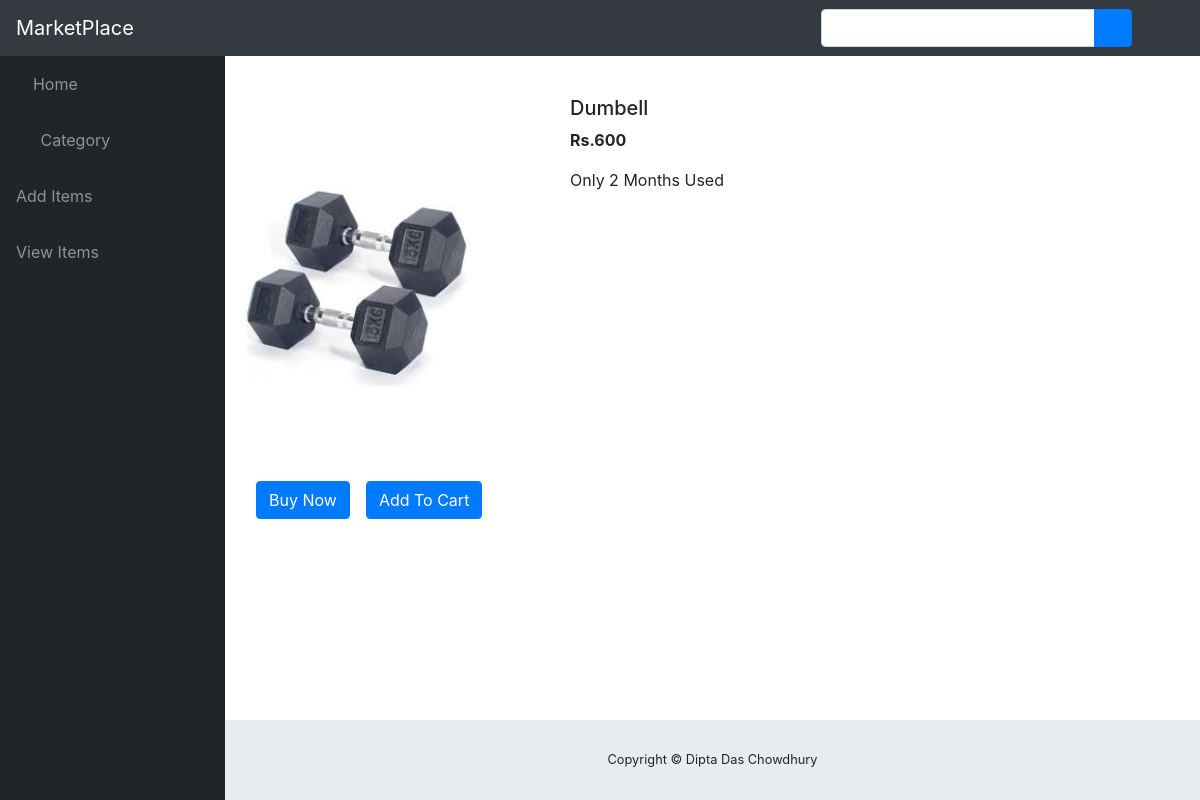
Screenshot of /first_app/products/1 (signed in) with the database file from the repository.
### first_app/models.py (models this page shows, shortened)
class Product_Details(models.Model):
    user=models.ForeignKey(settings.AUTH_USER_MODEL,
    null=True, blank=True,on_delete=models.SET_NULL)
    Product_Name=models.CharField(max_length=120)
    Category=models.CharField(max_length=120,choices=Category_Choice, default='other')
    Brand=models.CharField(max_length=120)
    Title=models.CharField(max_length=120)
    Description=models.TextField(blank=True, null=True)
    Price=models.PositiveIntegerField()
    Negotiation=models.CharField(max_length=120)
    Picture=models.ImageField(null=True,blank=True)

### first_app/views.py (the view)
# urls.py: path("products/<int:myid>", views.productView, name="ProductView"),
@login_required()
def productView(request, myid):
    products = Product_Details.objects.filter(id=myid)
    params = {'product' : products[0]}
    print(products[0].Price)
    return render(request, 'first_app/prodView.html', params)

### templates/first_app/prodView.html
{% extends 'first_app/basic.html' %}
{% load bootstrap3 %}
{% load staticfiles %}
{% block content %}
<div class="container my-4">
    <div class="row">
    <div class="col-md-4">
    <div class="row">
        <img src="/media/{{ product.Picture }}" width="233px" height="385px">
    </div>
        <div class="row">
            <button class="btn btn-primary mx-3">Buy Now</button>
            <button class="btn btn-primary">Add To Cart</button>
        </div>
    </div>
    <div class="col-md-8">
        <h5>{{product.Product_Name}}</h5>
        <p><b>Rs.{{product.Price}} </b></p>
        <p>{{product.Description}}</p>
    </div>
    </div>
</div>
{% endblock %}

### rows the page displays
Product_Details: Picture (picture), Product_Name "Dumbell", Price "600", Description "Only 2 Months Used"
